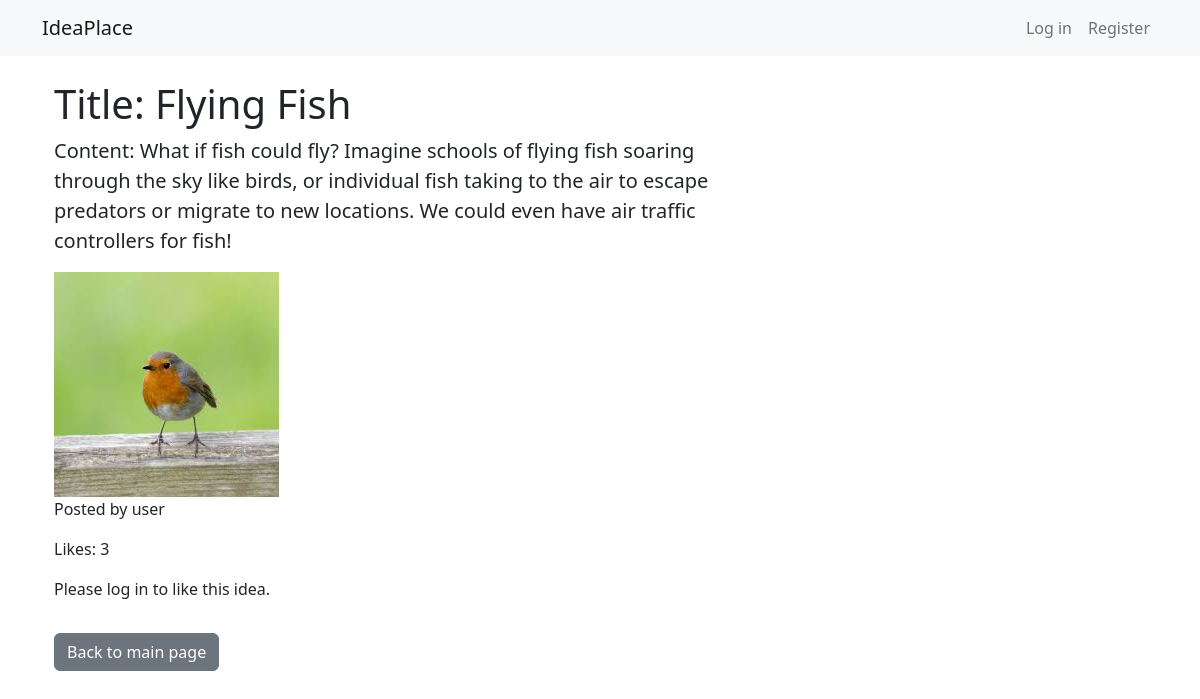
Page /ideas/1/ on the committed database.
### ideas/models.py (models this page shows, shortened)
class Idea(models.Model):
    title = models.CharField(max_length=200)
    content = models.TextField()
    user = models.ForeignKey(User, on_delete=models.CASCADE)
    likes = models.ManyToManyField(User, related_name='liked_ideas')
    created_at = models.DateTimeField(auto_now_add=True)
    image = models.ImageField(upload_to='images/', null=True, blank=True)

### ideas/views.py (the view)
# urls.py: path('ideas/<int:pk>/', views.idea_detail, name='idea_detail'),
def idea_detail(request, pk):
    idea = get_object_or_404(Idea, pk=pk)
    return render(request, 'idea_detail.html', {'idea': idea})

### ideas/templates/idea_detail.html (shortened to what this page needs)
{% extends 'base.html' %}
{% block content %}
  <div class="container">
    <div class="row">
      <div class="col-md-8">
        <h1>Title: {{ idea.title }}</h1>
        <p class="lead">Content: {{ idea.content }}</p>
                  {% if idea.image %}
    <img src="{{ idea.image.url }}" alt="{{ idea.title }}">
  {% endif %}
        <p>Posted by {{ idea.user.username }}</p>
        <p>Likes: {{ idea.likes.count }}</p>
        {% if user.is_authenticated %}
          {% if user in idea.likes.all %}
            <form method="POST" action="{% url 'idea_like' pk=idea.pk %}">
              {% csrf_token %}
              <button type="submit" class="btn btn-danger">Unlike</button>
            </form>
            <p>You have already liked this idea.</p>
          {% else %}
            <form method="POST" action="{% url 'idea_like' pk=idea.pk %}">
              {% csrf_token %}
              <button type="submit" class="btn btn-success">Like</button>
            </form>
          {% endif %}
        {% else %}
          <p>Please log in to like this idea.</p>
        {% endif %}
        <a href="{% url 'home' %}" class="btn btn-secondary mt-3">Back to main page</a>
      </div>
    </div>
  </div>
{% endblock %}

### rows in the picture
Idea: title "Flying Fish", content "What if fish could fly? Imagine schools of flying fish soaring through the sky like birds, or individual fish taking to the air to escape predators or migrate to new locations. We could even have air traffic controllers for fish!", image (picture), user.username "user", likes.count "3"
